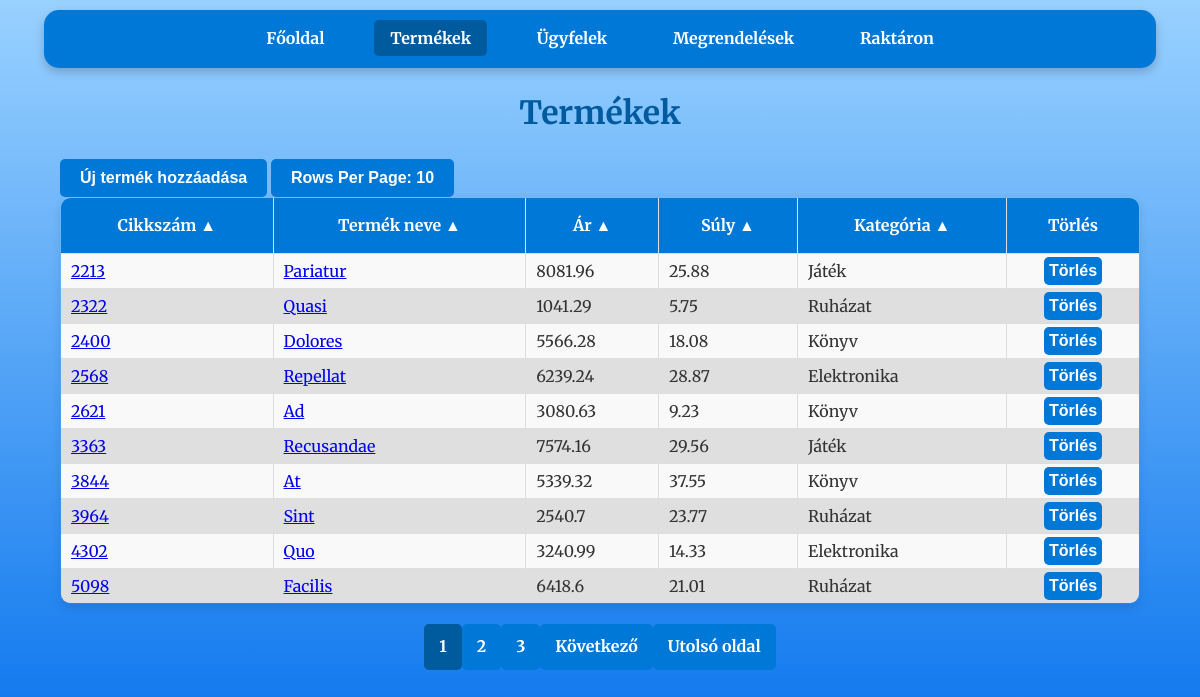
/products, run on an earlier commit of the app's database.
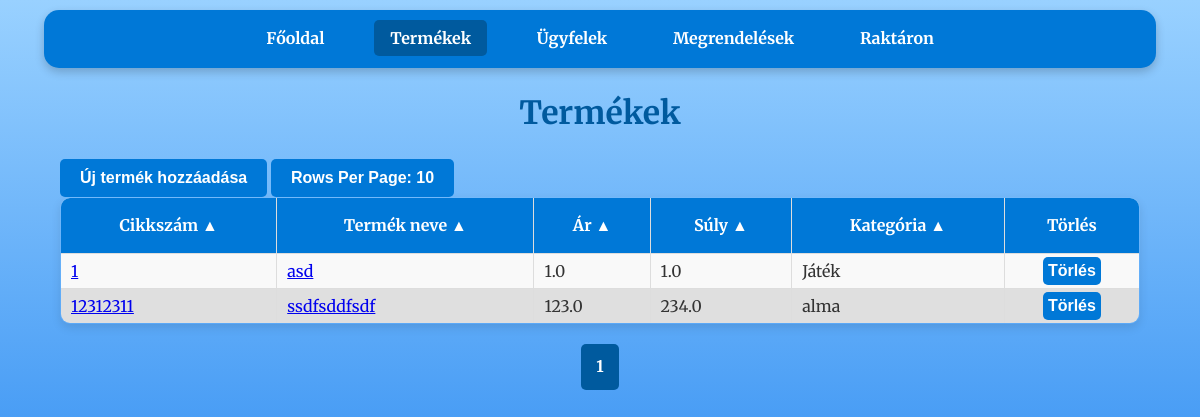
And on a later commit of the database.
### tables this page shows
CREATE TABLE products (
                    id INTEGER PRIMARY KEY,
                    cikkszam TEXT UNIQUE,
                    egyseg_vonalkod INTEGER UNIQUE,
                    gyujto_vonalkod INTEGER UNIQUE,
                    nev TEXT,
                    ar REAL,
                    suly REAL,
                    kategoria TEXT);

### raktar_program-master/app.py (the view)
@app.route('/products')
def products():
    per_page = int(request.args.get('per_page', 10))  # Egy oldalon megjelenő elemek száma
    page = int(request.args.get('page', 1))  # Az aktuális oldal lekérése (alapértelmezett: 1)
    offset = (page - 1) * per_page  # Az eltolás számítása
    order_by = str(request.args.get('order_by', 'cikkszam'))
    desc = request.args.get('desc', 'false').lower() in ('true', '1')
    valid_columns = {'cikkszam', 'nev', 'ar', 'suly', 'kategoria'}
    if order_by not in valid_columns:
        raise ValueError("Invalid column name for ordering.") #Elkerüljük az SQL injection-t
    if desc:
        descending = 'DESC'
    if not desc:
        descending = ''
    conn = get_db_connection()
    products = conn.execute(
        f'SELECT * FROM products ORDER BY {order_by} {descending} LIMIT ? OFFSET ?', (per_page, offset)
    ).fetchall()
    total_products = conn.execute('SELECT COUNT(*) FROM products').fetchone()[0]
    conn.close()
    total_pages = (total_products + per_page - 1) // per_page  # Összes oldal száma
    start_page = max(1, page - 2)  # Az aktuális oldalhoz képest 2-vel hátrébb
    end_page = min(total_pages, page + 2)  # Az aktuális oldalhoz képest 2-vel előrébb
    query_params = {
        'page': page,
        'per_page': per_page,
        'order_by': order_by,
        'desc': desc
    }
    columns = [
        {"name": "cikkszam", "label": "Cikkszám"},
        {"name": "nev", "label": "Termék neve"},
        {"name": "ar", "label": "Ár"},
        {"name": "suly", "label": "Súly"},
        {"name": "kategoria", "label": "Kategória"}
    ]
    return render_template(
        'products.html',
        products=products,
        page=page,
        order_by=order_by,
        desc=desc,
        total_pages=total_pages,
        start_page=start_page,
        end_page=end_page,
        query_params=query_params,
        columns=columns
    )

### raktar_program-master/app.py (called while the page is built)
def get_db_connection():
    conn = sqlite3.connect('database.db')
    conn.row_factory = sqlite3.Row
    return conn

### raktar_program-master/templates/products.html (shortened to what this page needs)
<!DOCTYPE html>
<html lang="hu">
<head>
    <link rel="stylesheet" href="{{ url_for('static', filename='css/style.css') }}">
</head>
<body>
    <nav>
        <a href="{{ url_for('index') }}">Főoldal</a>
        <a class="disabled">Termékek</a>
        <a href="{{ url_for('customers') }}">Ügyfelek</a>
        <a href="{{ url_for('orders') }}">Megrendelések</a>
        <a href="{{ url_for('stock') }}">Raktáron</a>
    </nav>
    <h1>Termékek</h1>
    <div class="container">
        <a href="{{ url_for('add_product') }}" class="button-wrapper">
            <button>Új termék hozzáadása</button>
        </a>
        <div class="dropdown">
            <button class="dropbtn">Rows Per Page: {{ query_params['per_page'] }}</button>
        </div>
        <table>
            <thead>
                <tr>
                    {% for column in columns %}
                    <th>
                        <a href="{{ url_for('products', **dict(query_params, order_by=column.name, desc=0 if query_params['order_by'] == column.name and query_params['desc'] else 1)) }}">
                            {{ column.label }} {{ '▼' if query_params['order_by'] == column.name and query_params['desc'] else '▲' }}
                        </a>
                    </th>
                    {% endfor %}
                    <th>Törlés</th>
                </tr>
            </thead>
            <tbody>
                {% for product in products %}
                <tr>
                    <td>
                        <a href="{{ url_for('product_details', cikkszam=product.cikkszam) }}">
                            {{ product.cikkszam }}
                        </a>
                    </td>
                    <td>
                        <a href="{{ url_for('product_details', cikkszam=product.cikkszam) }}">
                            {{ product.nev }}
                        </a>
                    </td>
                    <td>{{ product.ar }}</td>
                    <td>{{ product.suly }}</td>
                    <td>{{ product.kategoria }}</td>
                    <td>
                        <form action="{{ url_for('delete_product', product_id=product.id) }}" method="post" >
                            <button type="submit">Törlés</button>
                        </form>
                    </td>
                </tr>
                {% endfor %}
            </tbody>
        </table>
    </div>
    <div class="pagination">
        {% for p in range(start_page, end_page + 1) %}
        <a href="{{ url_for('products', **dict(query_params, page=p)) }}" class="{% if p == page %}active{% endif %}">{{ p }}</a>
        {% endfor %}
        {% if page < total_pages %}
        <a href="{{ url_for('products', **dict(query_params, page=page+1)) }}">Következő</a>
        <a href="{{ url_for('products', **dict(query_params, page=total_pages)) }}">Utolsó oldal</a>
        {% endif %}
    </div>
</body>
</html>

### raktar_program-master/static/css/style.css (style rules this page uses)
body { font-family: 'Merriweather', serif; margin: 0; padding: 0; background: linear-gradient(to bottom, #99d1ff, #006eec); background-attachment: fixed; background-size: cover; color: #333; line-height: 1.6; }
body::before { content: ''; position: fixed; top: 0; left: 0; width: 100%; height: 100%; background-image: url('https://www.transparenttextures.com/patterns/cubes.png'); opacity: 0.4; z-index: -1; pointer-events: none; }
nav { background-color: #0078D7; color: #fff; padding: 1rem; margin: 10px auto; width: 90%; max-width: 1200px; border-radius: 15px; box-shadow: 0 4px 10px rgba(0, 0, 0, 0.2); text-align: center; }
nav a { color: white; text-decoration: none; margin: 0 15px; font-weight: bold; padding: 0.5rem 1rem; border-radius: 5px; transition: background-color 0.3s ease; }
nav a.disabled { background-color: #005a9e; }
h1 { text-align: center; margin: 20px 0; color: #005a9e; font-weight: 700; }
form { width: 90%; max-width: 600px; margin: 20px auto; background: white; padding: 20px; border-radius: 10px; box-shadow: 0 4px 10px rgba(0, 0, 0, 0.1); }
a.button-wrapper { display: inline-block; }
button { background-color: #0078D7; color: white; border: none; padding: 10px 20px; border-radius: 5px; font-weight: bold; cursor: pointer; font-size: 1rem; transition: background-color 0.3s ease; text-decoration: none; }
.container { width: 90%; margin: 20px auto; }
table { width: 100%; border-collapse: collapse; border-radius: 10px; overflow: hidden; box-shadow: 0 4px 10px rgba(0, 0, 0, 0.1); }
table, th, td { border: 1px solid #ddd; }
th { background-color: #0078D7; color: white; font-weight: bold; padding: 15px; }
th a { color: white; text-decoration: none; }
td { padding: 3px 10px; text-align: left; }
tr:nth-child(even) { background-color: #dfdfdf }
tr:nth-child(odd) { background-color: #f9f9f9 }
td form { width: 100%; margin: 0 0; background: transparent; text-align: center; padding: 0; border-radius: 10px; box-shadow: none; }
td form button { background-color: #0078D7; color: white; border: none; padding: 5px 5px; border-radius: 5px; font-weight: bold; cursor: pointer; font-size: 1rem; transition: background-color 0.3s ease; text-decoration: none; }
.pagination { display: flex; justify-content: center; align-items: center; margin: 20px 0; list-style-type: none; padding: 0; }
.pagination a { display: inline-block; padding: 10px 15px; text-decoration: none; background-color: #0078D7; color: white; font-weight: bold; border-radius: 5px; transition: background-color 0.3s ease; font-size: 1rem; }
.pagination a.active { background-color: #005a9e; cursor: default; }
.dropbtn { background-color: #0078D7; color: white; padding: 10px 20px; font-size: 16px; font-weight: bold; border: none; border-radius: 5px; cursor: pointer; transition: background-color 0.3s ease, box-shadow 0.3s ease; }
.dropdown { position: relative; display: inline-block; }

What changed in the data, as far as the page shows it:
removed products: cikkszam "2213", nev "Pariatur", ar "8081.96", suly "25.88", kategoria "Játék"
removed products: cikkszam "2322", nev "Quasi", ar "1041.29", suly "5.75", kategoria "Ruházat"
removed products: cikkszam "2400", nev "Dolores", ar "5566.28", suly "18.08", kategoria "Könyv"
removed products: cikkszam "2568", nev "Repellat", ar "6239.24", suly "28.87", kategoria "Elektronika"
removed products: cikkszam "2621", nev "Ad", ar "3080.63", suly "9.23", kategoria "Könyv"
removed products: cikkszam "3363", nev "Recusandae", ar "7574.16", suly "29.56", kategoria "Játék"
removed products: cikkszam "3844", nev "At", ar "5339.32", suly "37.55", kategoria "Könyv"
removed products: cikkszam "3964", nev "Sint", ar "2540.7", suly "23.77", kategoria "Ruházat"
removed products: cikkszam "4302", nev "Quo", ar "3240.99", suly "14.33", kategoria "Elektronika"
removed products: cikkszam "5098", nev "Facilis", ar "6418.6", suly "21.01", kategoria "Ruházat"
added products: cikkszam "1", nev "asd", ar "1.0", suly "1.0", kategoria "Játék"
added products: cikkszam "12312311", nev "ssdfsddfsdf", ar "123.0", suly "234.0", kategoria "alma"
Also different on the page:
list line gone: "2"
list line gone: "3"
text no longer shown: "Következő Utolsó oldal"
